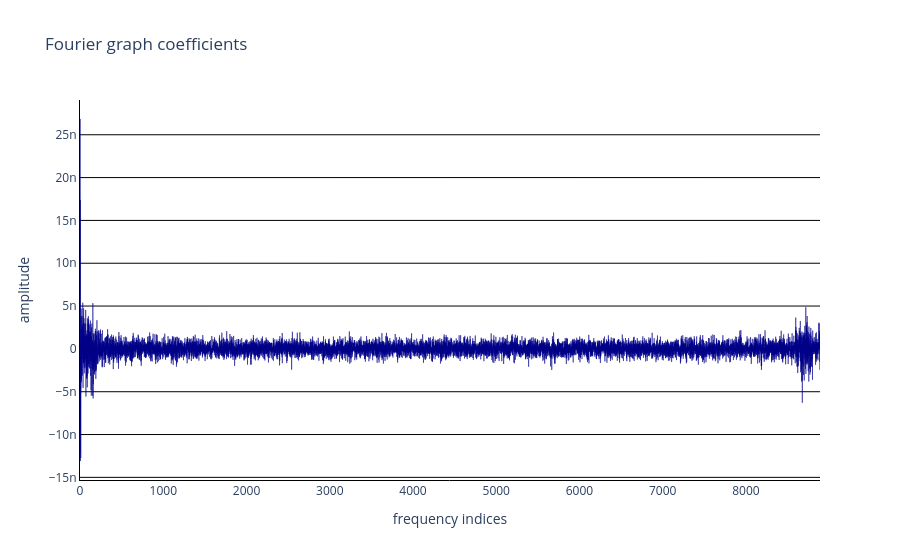

Notebook code cell kept with this figure:
### Markdown cell above
#### 🌟 Visualize ground truth spectrum

### Code cell
spectrum = data["cst_hr"] @ brain_activity.data
mm.viz.plot_spectrum(spectrum[:, int(spectrum.shape[1]/2)])

### Figure 1 — Plotly figure (JSON) as saved in the notebook; plotly's stock layout.template omitted (floating-point values rounded to 4 significant figures; data arrays with more than 128 entries replaced by an {"elided": "..."} marker saying what was removed)
{"data": [{"marker": {"color": "darkblue", "line": {"color": "darkblue"}}, "type": "bar", "y": {"elided": "8890 float values"}}], "layout": {"plot_bgcolor": "white", "showlegend": false, "title": {"text": "Fourier graph coefficients"}, "xaxis": {"linecolor": "black", "title": {"text": "frequency indices"}}, "yaxis": {"gridcolor": "black", "linecolor": "black", "title": {"text": "amplitude"}}}}
